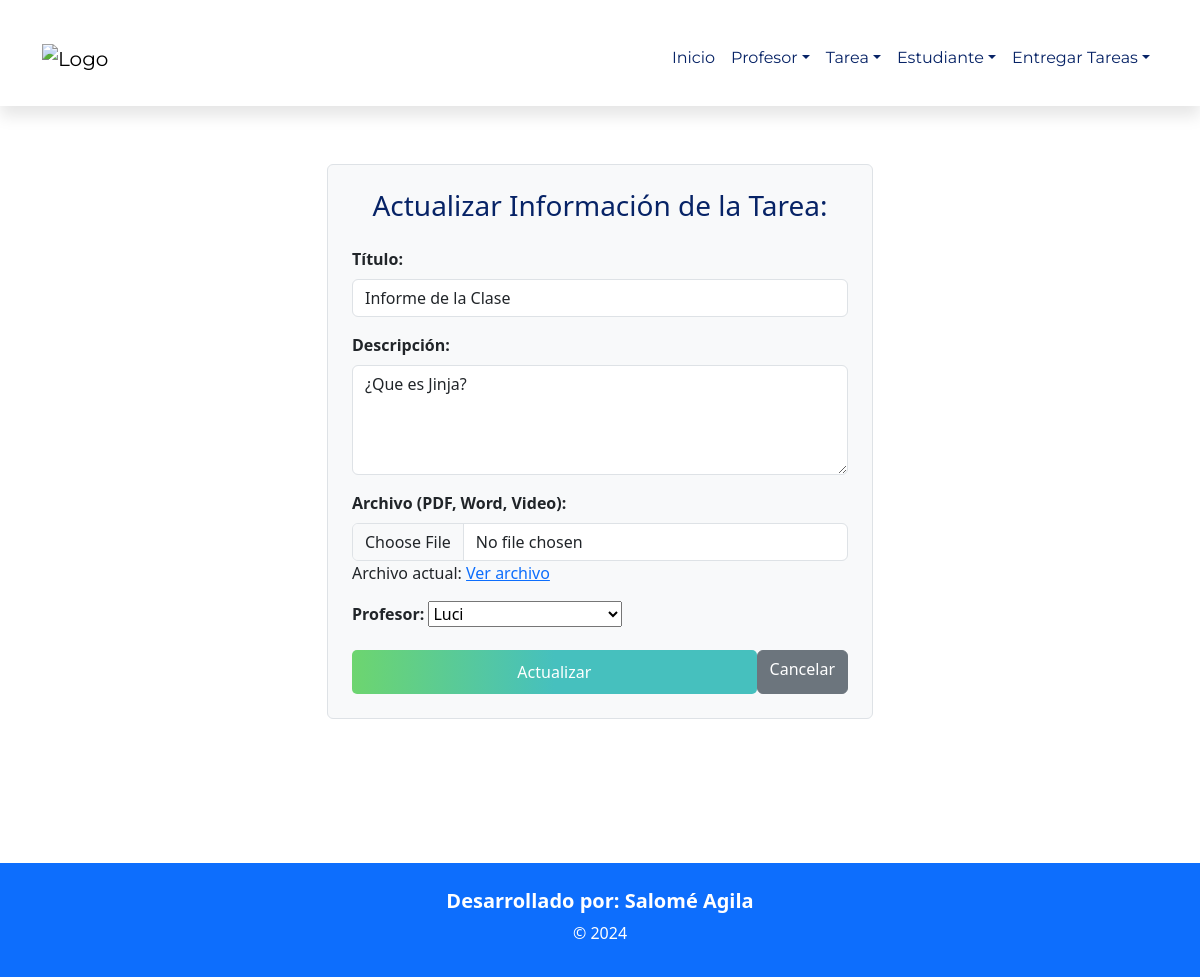
/editarTarea/1/, run on the app's committed database.
### Aplicaciones/Clases/models.py (models this page shows, shortened)
class Tarea(models.Model):
    id = models.AutoField(primary_key=True)
    titulo = models.CharField(max_length=200)
    descripcion = models.TextField()
    archivo = models.FileField(upload_to='tareas/')  # Usar FileField para manejar los archivos subidos
    profesor = models.ForeignKey(Profesor, on_delete=models.CASCADE)

class Profesor(models.Model):
    id = models.AutoField(primary_key=True)
    nombre = models.CharField(max_length=100)
    apellido = models.CharField(max_length=100)
    email = models.EmailField(unique=True)
    telefono = models.CharField(max_length=15)

### Aplicaciones/Clases/views.py (the view)
# urls.py: path('editarTarea/<int:id>/', views.editarTarea),
def editarTarea(request, id):
    tareaEditar = Tarea.objects.get(id=id)
    profesores = Profesor.objects.all()
    return render(request, 'editarTarea.html', {'tarea': tareaEditar, 'profesores': profesores})

### Aplicaciones/Clases/templates/editarTarea.html (shortened to what this page needs)
{% extends 'plantilla.html' %}
{% block contenido %}
<br>
<div class="container d-flex justify-content-center align-items-center">
    <div class="col-md-6">
        <form action="/procesarEdicionTarea/" method="POST" enctype="multipart/form-data" class="p-4 border rounded bg-light">
            <h3 class="text-center mb-4" style="color: #072366;">Actualizar Información de la Tarea:</h3>
            <div class="mb-3">
                <label for="txt_titulo" class="form-label"><b>Título:</b></label>
                <input type="text" class="form-control" name="txt_titulo" value="{{ tarea.titulo }}" id="txt_titulo" required>
            </div>
            <div class="mb-3">
                <label for="txt_descripcion" class="form-label"><b>Descripción:</b></label>
                <textarea class="form-control" name="txt_descripcion" id="txt_descripcion" rows="4" required>{{ tarea.descripcion }}</textarea>
            </div>
            <div class="mb-3">
                <label for="txt_archivo" class="form-label"><b>Archivo (PDF, Word, Video):</b></label>
                <input type="file" class="form-control" name="txt_archivo" id="txt_archivo">
                {% if tarea.archivo %}
                    <p>Archivo actual: <a href="{{ MEDIA_URL }}{{ tarea.archivo.name }}" target="_blank">Ver archivo</a></p>
                {% endif %}
            </div>
            <div class="mb-3">
                <label for="txt_profesor" class="form-label"><b>Profesor:</b></label>
                <select name="profesor_id" id="profesor" required>
                    {% for profesor in profesores %}
                        <option value="{{ profesor.id }}" {% if profesor.id == tarea.profesor.id %}selected{% endif %}>{{ profesor.nombre }}</option>
                    {% endfor %}
                </select>
            </div>
            <div class="d-flex justify-content-between">
                <button type="submit" class="btn-guardar">Actualizar</button>
                <a href="/listadoTarea/" class="btn btn-secondary ">Cancelar</a>
            </div>
        </form>
    </div>
</div>
{% endblock %}

### Aplicaciones/Clases/templates/plantilla.html (style rules this page uses)
.container { margin-top: 10px; }
.btn-guardar { background: linear-gradient(to left, #46C0BE, #46C0BE, #6DD56F); border: none; color: white; font-size: 16px; padding: 10px 20px; border-radius: 5px; cursor: pointer; transition: all 0.3s ease; width: 500px; }

### data on the page
Tarea: txt_titulo "Informe de la Clase", txt_descripcion "¿Que es Jinja?", profesor_id "Luci"
